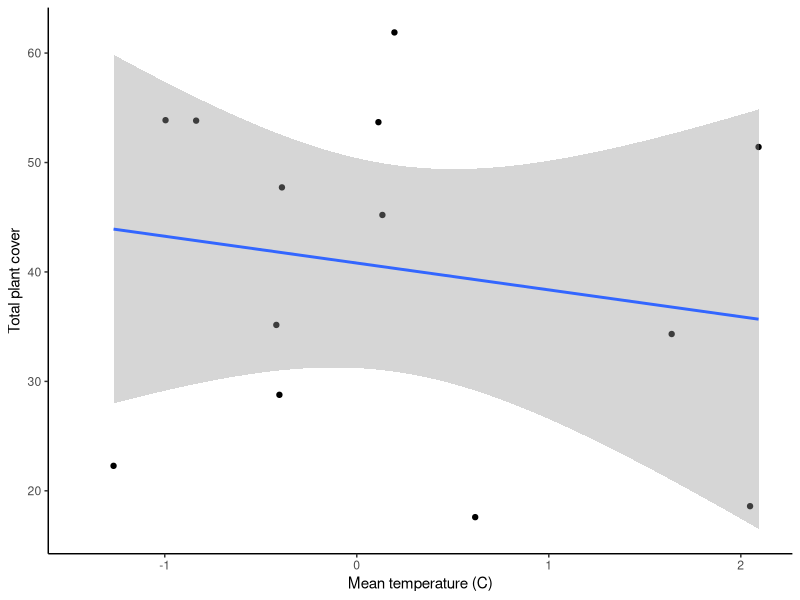
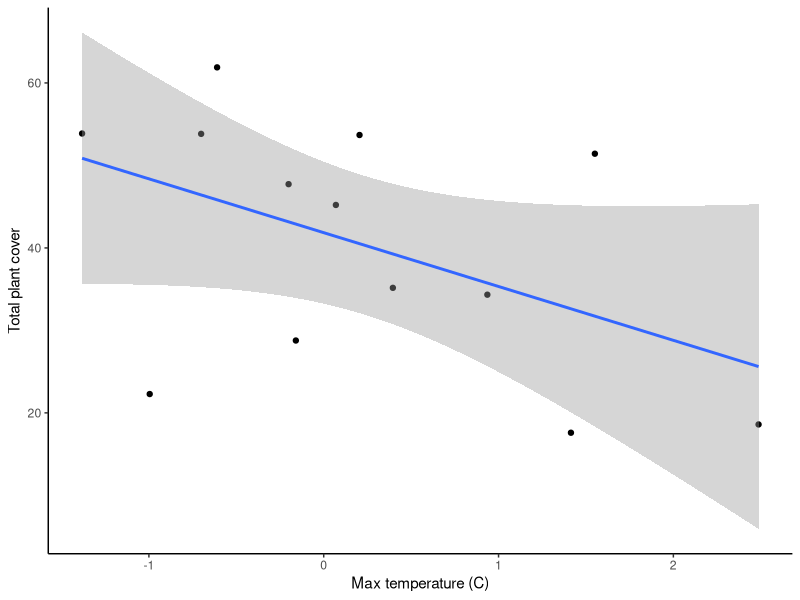
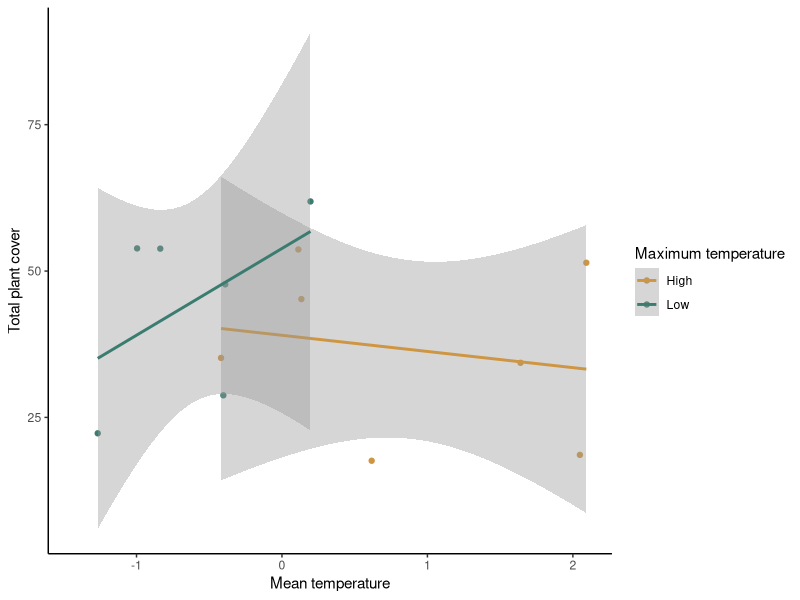

The R source for these figures, in order:
## ---- chunk 1
knitr::opts_chunk$set(echo = TRUE, message=FALSE, warning=FALSE)
## ---- chunk 2
plant <- read.csv("PlantSumm.csv")
## ---- chunk 3
plant_null <- lm(tot_cover ~ 1, plant)
plant_mean <- lm(tot_cover ~ Mean_tempC, plant)
plant_max <- lm(tot_cover ~ Max_tempC, plant)
## ---- chunk 4
library(ggplot2)
ggplot(plant, aes(x=Mean_tempC, y=tot_cover)) +
  geom_point() +
  geom_smooth(method="lm")+
  labs(x="Mean temperature (C)", y="Total plant cover") +
  theme_classic()

ggplot(plant, aes(x=Max_tempC, y=tot_cover)) +
  geom_point() +
  geom_smooth(method="lm")+
  labs(x="Max temperature (C)", y="Total plant cover") +
  theme_classic()
## ---- chunk 5
summary(plant_mean)
summary(plant_max)
## ---- chunk 6
AIC(plant_null, plant_mean, plant_max)
## ---- chunk 7
plant_both <- lm(tot_cover ~ Mean_tempC + Max_tempC, plant)
plant_int <- lm(tot_cover ~ Mean_tempC * Max_tempC, plant)
## ---- chunk 8
summary(plant_int)
## ---- chunk 9
AIC(plant_null, plant_mean, plant_max, plant_both, plant_int)
## ---- chunk 10
library(tidyverse)

med <- median(plant$Max_tempC)
plant <- mutate(plant,MaxT_cat = ifelse(Max_tempC > med, "High", "Low"))
## ---- chunk 11
ggplot(data=plant, aes(x=Mean_tempC,y=tot_cover,color=MaxT_cat)) +
  geom_point() +
  geom_smooth(method="lm") +
  scale_color_manual(values=c("#ce9642","#3b7c70")) +
  labs(x="Mean temperature", y="Total plant cover",color="Maximum temperature") +
  theme_classic()
